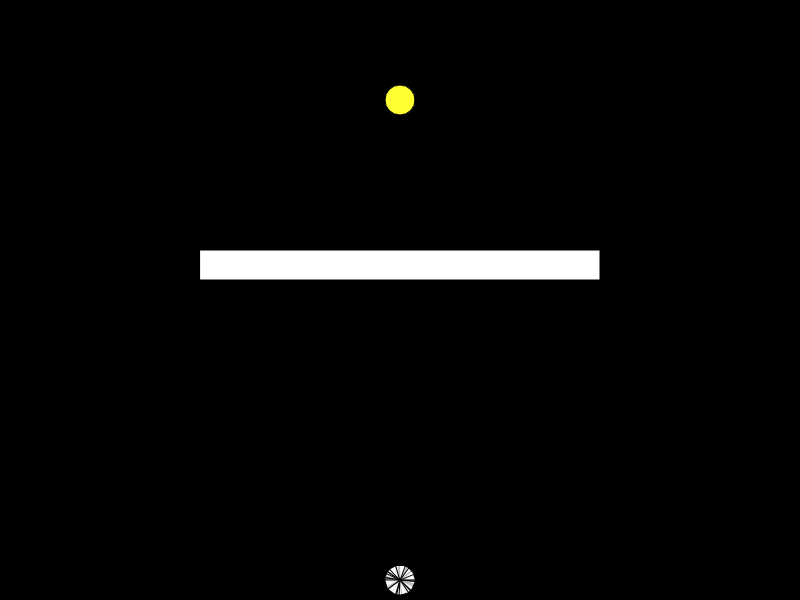
Frame 1 (no input)
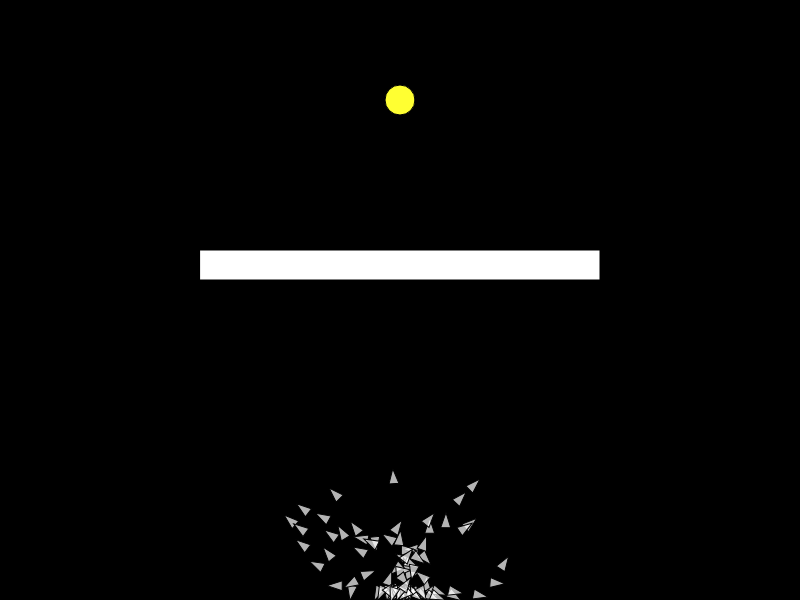
Frame 60 (no input)
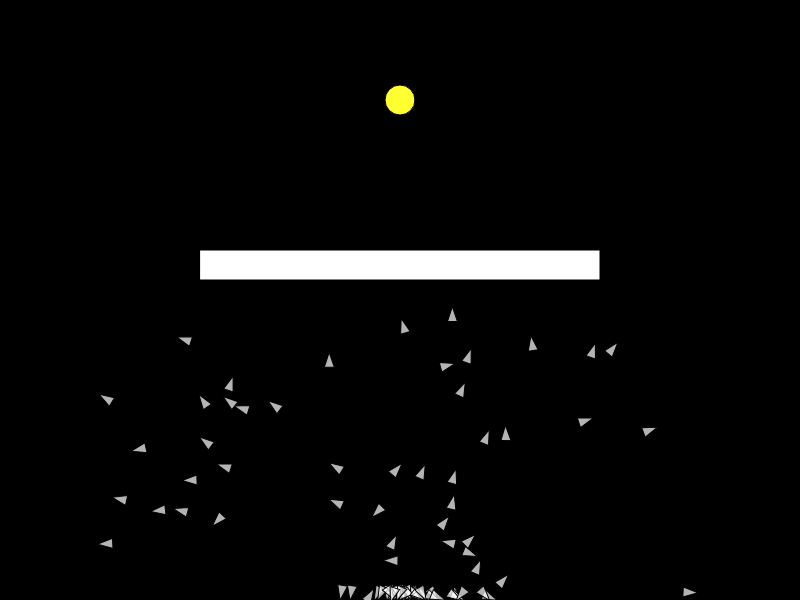
Frame 120 (the mouse pressed at the canvas centre since frame 60)

The p5.js sketch that drew these frames (run headless with seeded random() and noise() and a simulated clock; from frame 60 on, the mouse is pressed at the canvas centre):

// p5.js sketch
// ── sketch.js
/**
 * Smart Rockets sketch.
 * Uses p5.js 
 * Author: Daniel Wahl, 2017-09-19
 */


// global constants and variables
const LIFESPAN = 700;   // number of steps for each rocket generation
const POPSIZE = 100;    // number of rockets in each population
const MAXFORCE = 0.3;   // force (magnitide) for Vectors

var population;
var countP;
var fitP;
var target;
var oscacle = { } ;
var generation = 1;   // counter of generations 
var count = 0;        // counter of steps


/**
 * p5.js setup() function
 * creates canvas, rocket population, target and obstacle objects
 */
function setup() {
    createCanvas(800, 600);
    population = new Population();
    countP = createP();
    fitP = createP();
    target = createVector(width/2, 100);
    
    obstacle = {
        x : 200,
        y : 250,
        w : 400,
        h : 30
    };
}


/**
 * p5.js draw() function
 * iterates rockets and draws background & target/obstable objects
 */
function draw() {
    background(0);
    population.run();  // runs the whole population of rockets
    countP.html("Generation:" + generation );
    
    count++;
    if (count == LIFESPAN) {
        
        // if run is over, evaluate current & create new population of rockets
        population.evaluate();
        population.selection();
        
        count=0;
        generation++;
    }
    
    
    // draw target & obstacle
    fill(255,255,50);
    ellipse(target.x, target.y, 30, 30);
    
    fill(255);
    rect(obstacle.x, obstacle.y, obstacle.w, obstacle.h);
    
}

// ── DNA.js
class DNA {
    
    constructor() {
        this.genes = [];
        
        for (var i=0; i<LIFESPAN; i++) {
            this.genes[i] = p5.Vector.random2D();
            this.genes[i].setMag( MAXFORCE );
        }
    }
    
    
    crossover(partner) {
        var newdna = new DNA();
        var mid = floor(random(this.genes.length));
        
        for(var i=0; i<this.genes.length; i++) {
            if (i > mid) {
                newdna.genes[i] = this.genes[i];
            } else {
                newdna.genes[i] = partner.genes[i];
            }
        }
        
        
        return newdna;
    }
    
    mutation() {
        for(var i=0; i<this.genes.length; i++) {
            if (random(1) < 0.005) {
                this.genes[i] = p5.Vector.random2D();
                this.genes[i].setMag(MAXFORCE);
            }
        }
        
    }
    
}
// ── Population.js
/**
 * class Population
 */
class Population {
    
    /**
     * Population Constructor
     * create a new Populaton object
     */
    constructor() {
        this.rockets = [];
        this.matingPool = [];
        this.size = POPSIZE;
        
        for (var i=0; i<this.size; i++) {
            this.rockets[i] = new Rocket();
        }
        
    }
    
    /**
     * evaluates the overall performance of this Rocket Population
     * and generates a matingpool where each rocket is added multiple times based on 
     * it's fitness. 
     * Fitter Rockets get a higher chance of beeing selected for mating.
     */
    evaluate() {
        
        
        // evaluate highest fitness
        var maxfit = 0;
        var minfit = 10000;
        var avgfit = 0;
        var crashed = 0;
        var target = 0;
        
        for (var i=0; i<this.size; i++) {
            this.rockets[i].calcFitness();
            
            if (this.rockets[i].fitness > maxfit) {
                maxfit = this.rockets[i].fitness;
            }
            
            if (this.rockets[i].fitness < minfit) {
                minfit = this.rockets[i].fitness;
            }
            
            if (this.rockets[i].crashed) {
                crashed++;
            }
            if (this.rockets[i].onTarget) {
                target++;
            }
            
            avgfit+=this.rockets[i].fitness;
        }
        avgfit /= this.size;
        
        fitP.html(
            "Fitness:<br>  MAX=" + floor(maxfit) +
            "<br>  MIN=" + floor(minfit) +
            "<br>  AVG=" + floor(avgfit) +
            "<br>  Crashed=" + crashed +
            "<br>  On Target=" + target
        );
      //  console.log(maxfit, avgfit);
        
        // normalize fitness values to 0 to 1
        for (var i=0; i<this.size; i++) {
            this.rockets[i].fitness /= maxfit;
        }
        
        
        // populataing mating pool with multiplies of rockets according to their
        // Fitness. (fit rockets will be in matig pool more times)
        this.matingPool = [];
        for (var i=0; i<this.size; i++) {
            var n = this.rockets[i].fitness * 100;
            
            for(var j=0; j<n; j++) {
                this.matingPool.push(this.rockets[i]);
            }
            
        }
        
            
    }
    
    /**
     * selects two parent Rockets from the mating pool and
     * creates a new child Rocket based on the parents cross-over genome product 
     */
    selection() {
        var newRockets = [];
        
        for(var i=0; i < this.rockets.length; i++ ) {
            var parentA = random(this.matingPool).dna;
            var parentB = random(this.matingPool).dna;
            var child = parentA.crossover(parentB);
            child.mutation();
            
            newRockets[i] = new Rocket(child);
        }
       
        this.rockets = newRockets;
    }
    
    /**
     * updates and shows all Rockets in this Population
     */
    run() {
        for (var i=0; i<this.size; i++) {
            this.rockets[i].update();
            this.rockets[i].show();
        }   
    }
}

// ── Rocket.js

class Rocket {
    
     constructor (dna) {
        this.pos = createVector(width/2, height-20);
        this.vel = p5.Vector.random2D();
        this.vel = createVector();
        this.acc = createVector();
        this.dna = dna || new DNA();
        this.fitness = 0;
        this.onTarget = false;
        this.crashed = false;
        this.counts = 0;
        
    }
    
    
    applyForce(force) {
        
        this.acc.add(force);
    }
    
    
    update() {
        
        var d = dist(this.pos.x, this.pos.y, target.x, target.y);
        
        if (d <= 15) {
            this.onTarget=true;
            this.counts = count;
        }
        
        
        if (
            this.pos.x > obstacle.x &&
            this.pos.x < obstacle.x + obstacle.w &&
            this.pos.y > obstacle.y &&
            this.pos.y < obstacle.y + obstacle.h
        ) {
            this.crashed = true;
        }
        
        if (this.pos.x > width || this.pos.x < 0) {
            this.crashed = true;
        }
        
        if (this.pos.y > height || this.pos.y < 0) {
            this.crashed = true;
        }

        this.applyForce(this.dna.genes[count]);

        if (!this.onTarget && !this.crashed) {
            this.vel.add(this.acc);
            this.pos.add(this.vel);
            this.acc.mult(0);
            
            this.vel.limit(4);
        }
        
    }
    
    
    calcFitness() {
        
        var d = dist(this.pos.x, this.pos.y, target.x, target.y);
        this.fitness = map(d, 0, width, width, 0);
        
        if (this.onTarget) {
            this.fitness *= 5 * (LIFESPAN/this.counts);
        }
        
        if (this.crashed) {
            this.fitness /= 4;
        }
        
    }
    
    
    show() {
        push();
        translate(this.pos.x, this.pos.y);
        rotate(this.vel.heading() +1.5707963267948966);
        
        fill(255, 180);
        triangle(0, 0,-5, 15 , 5, 15);
        
        pop();
    }
    
}
